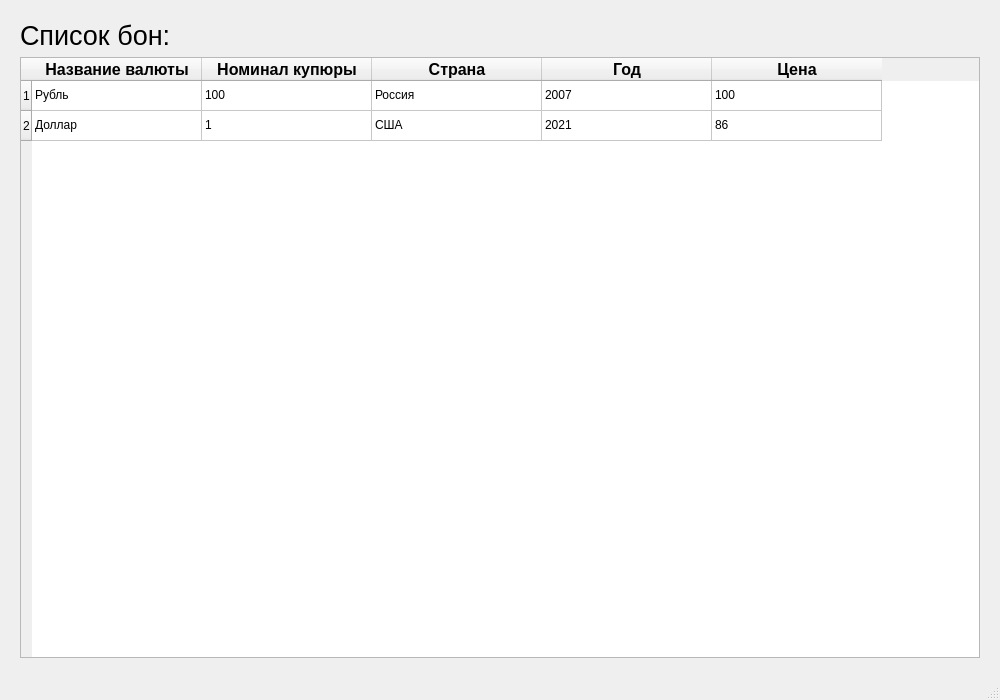
<?xml version="1.0" encoding="UTF-8"?>
<ui version="4.0">
 <class>BanknotesWindow</class>
 <widget class="QMainWindow" name="BanknotesWindow">
  <property name="geometry">
   <rect>
    <x>0</x>
    <y>0</y>
    <width>1000</width>
    <height>700</height>
   </rect>
  </property>
  <property name="minimumSize">
   <size>
    <width>600</width>
    <height>400</height>
   </size>
  </property>
  <property name="windowTitle">
   <string>Редактор списка бон</string>
  </property>
  <widget class="QWidget" name="centralwidget">
   <layout class="QVBoxLayout" name="verticalLayout">
    <property name="leftMargin">
     <number>20</number>
    </property>
    <property name="topMargin">
     <number>20</number>
    </property>
    <property name="rightMargin">
     <number>20</number>
    </property>
    <property name="bottomMargin">
     <number>20</number>
    </property>
    <item>
     <widget class="QLabel" name="labelBanknotesTableTitle">
      <property name="sizePolicy">
       <sizepolicy hsizetype="Preferred" vsizetype="Fixed">
        <horstretch>0</horstretch>
        <verstretch>0</verstretch>
       </sizepolicy>
      </property>
      <property name="text">
       <string>&lt;html&gt;&lt;head/&gt;&lt;body&gt;&lt;p&gt;&lt;span style=&quot; font-size:20pt;&quot;&gt;Список бон:&lt;/span&gt;&lt;/p&gt;&lt;/body&gt;&lt;/html&gt;</string>
      </property>
      <property name="alignment">
       <set>Qt::AlignmentFlag::AlignLeading|Qt::AlignmentFlag::AlignLeft|Qt::AlignmentFlag::AlignVCenter</set>
      </property>
      <property name="wordWrap">
       <bool>true</bool>
      </property>
     </widget>
    </item>
    <item>
     <widget class="QTableWidget" name="banknotesTable">
      <property name="editTriggers">
       <set>QAbstractItemView::EditTrigger::NoEditTriggers</set>
      </property>
      <property name="selectionMode">
       <enum>QAbstractItemView::SelectionMode::SingleSelection</enum>
      </property>
      <property name="selectionBehavior">
       <enum>QAbstractItemView::SelectionBehavior::SelectRows</enum>
      </property>
      <property name="rowCount">
       <number>2</number>
      </property>
      <property name="columnCount">
       <number>5</number>
      </property>
      <attribute name="horizontalHeaderDefaultSectionSize">
       <number>170</number>
      </attribute>
      <row/>
      <row/>
      <column>
       <property name="text">
        <string>Название валюты</string>
       </property>
       <property name="font">
        <font>
         <pointsize>12</pointsize>
         <bold>true</bold>
        </font>
       </property>
      </column>
      <column>
       <property name="text">
        <string>Номинал купюры</string>
       </property>
       <property name="font">
        <font>
         <pointsize>12</pointsize>
         <bold>true</bold>
        </font>
       </property>
      </column>
      <column>
       <property name="text">
        <string>Страна</string>
       </property>
       <property name="font">
        <font>
         <pointsize>12</pointsize>
         <bold>true</bold>
        </font>
       </property>
      </column>
      <column>
       <property name="text">
        <string>Год</string>
       </property>
       <property name="font">
        <font>
         <pointsize>12</pointsize>
         <bold>true</bold>
        </font>
       </property>
      </column>
      <column>
       <property name="text">
        <string>Цена</string>
       </property>
       <property name="font">
        <font>
         <pointsize>12</pointsize>
         <bold>true</bold>
        </font>
       </property>
      </column>
      <item row="0" column="0">
       <property name="text">
        <string>Рубль</string>
       </property>
      </item>
      <item row="0" column="1">
       <property name="text">
        <string>100</string>
       </property>
      </item>
      <item row="0" column="2">
       <property name="text">
        <string>Россия</string>
       </property>
      </item>
      <item row="0" column="3">
       <property name="text">
        <string>2007</string>
       </property>
      </item>
      <item row="0" column="4">
       <property name="text">
        <string>100</string>
       </property>
      </item>
      <item row="1" column="0">
       <property name="text">
        <string>Доллар</string>
       </property>
      </item>
      <item row="1" column="1">
       <property name="text">
        <string>1</string>
       </property>
      </item>
      <item row="1" column="2">
       <property name="text">
        <string>США</string>
       </property>
      </item>
      <item row="1" column="3">
       <property name="text">
        <string>2021</string>
       </property>
      </item>
      <item row="1" column="4">
       <property name="text">
        <string>86</string>
       </property>
      </item>
     </widget>
    </item>
   </layout>
  </widget>
  <widget class="QMenuBar" name="menubar">
   <property name="geometry">
    <rect>
     <x>0</x>
     <y>0</y>
     <width>1000</width>
     <height>27</height>
    </rect>
   </property>
  </widget>
  <widget class="QStatusBar" name="statusbar"/>
 </widget>
 <resources>
  <include location="../resources/resources.qrc"/>
 </resources>
 <connections/>
</ui>
